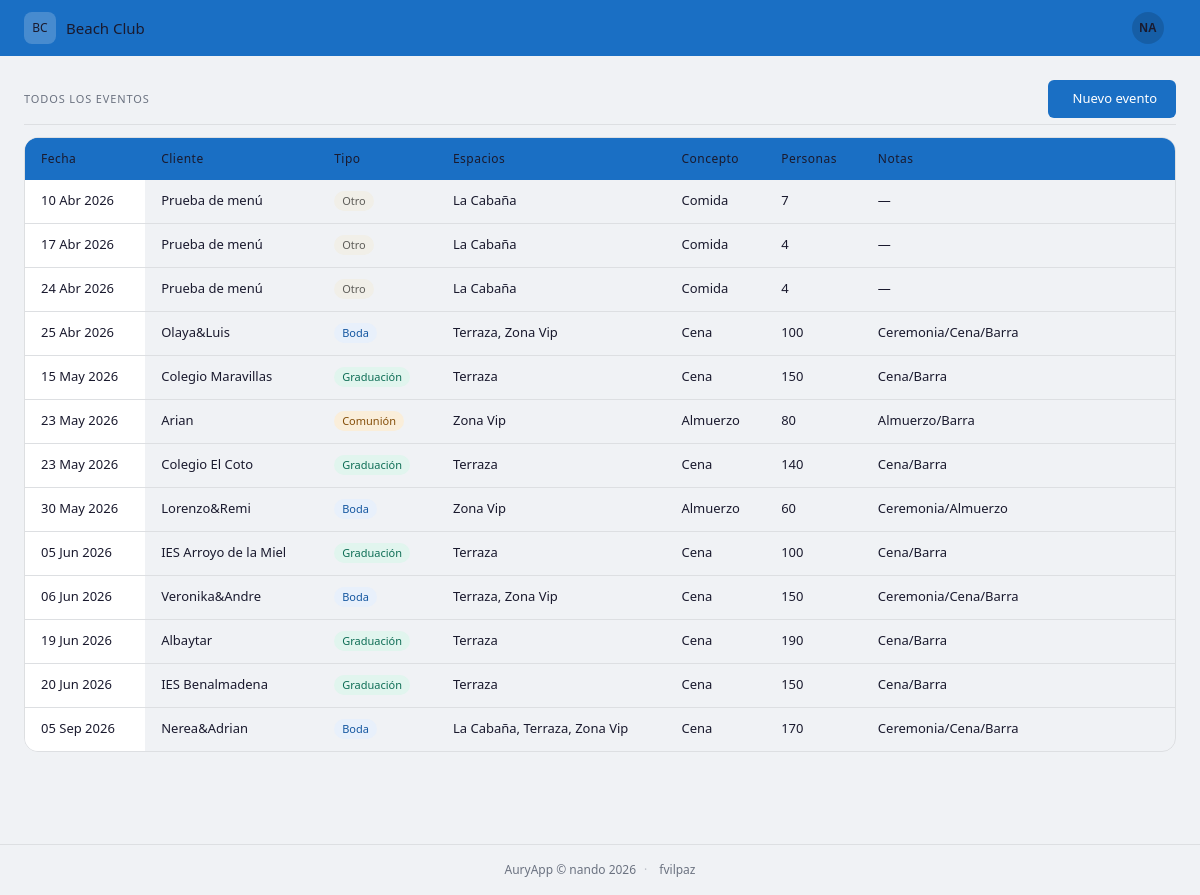
The page /eventos/ (signed in) on the database its author committed.
### core/models.py (models this page shows, shortened)
class Evento(models.Model):
    TIPO_CHOICES = [
        ('boda', 'Boda'),
        ('graduacion', 'Graduación'),
        ('comunion', 'Comunión'),
        ('gala', 'Gala'),
        ('preboda', 'Preboda'),
        ('otro', 'Otro'),
    ]
    CONCEPTO_CHOICES = [
        ('cena', 'Cena'),
        ('comida', 'Comida'),
        ('almuerzo', 'Almuerzo'),
        ('barbacoa', 'Barbacoa'),
        ('cocktail', 'Cocktail'),
        ('barra', 'Barra'),
        ('ceremonia', 'Ceremonia'),
        ('otro', 'Otro'),
    ]
    cliente = models.CharField(max_length=200)
    tipo = models.CharField(max_length=20, choices=TIPO_CHOICES)
    fecha = models.DateField()
    espacios = models.ManyToManyField(Espacio, related_name='eventos')
    concepto = models.CharField(max_length=20, choices=CONCEPTO_CHOICES)
    personas = models.PositiveIntegerField()
    notas = models.TextField(blank=True)
    plano_json = models.TextField(blank=True, default='')
    created_at = models.DateTimeField(auto_now_add=True)
    class Meta:
        verbose_name = 'Evento'
        verbose_name_plural = 'Eventos'
        ordering = ['fecha']

class Espacio(models.Model):
    nombre = models.CharField(max_length=100)
    descripcion = models.TextField(blank=True)
    activo = models.BooleanField(default=True)
    class Meta:
        verbose_name = 'Espacio'
        verbose_name_plural = 'Espacios'
        ordering = ['nombre']

### core/views.py (the view)
# urls.py: path('eventos/', views.lista_eventos, name='lista_eventos'),
def lista_eventos(request):
    eventos = Evento.objects.all().order_by('fecha')
    context = {
        'eventos': eventos,
    }
    return render(request, 'core/eventos.html', context)

### core/templates/core/eventos.html (shortened to what this page needs)
{% extends 'core/base.html' %}
{% load static %}
{% block content %}
<div class="bc-section">
  <div class="bc-section-header">
    <span class="bc-section-header-title">Todos los eventos</span>
    <a href="{% url 'nuevo_evento' %}" class="bc-btn bc-btn-primary">
       Nuevo evento
    </a>
  </div>
  <div class="bc-table-wrapper">
    <table class="bc-table">
      <thead>
        <tr>
          <th>Fecha</th>
          <th>Cliente</th>
          <th>Tipo</th>
          <th>Espacios</th>
          <th>Concepto</th>
          <th>Personas</th>
          <th>Notas</th>
          <th></th>
        </tr>
      </thead>
      <tbody>
        {% for evento in eventos %}
        <tr class="bc-row-link" data-url="{% url 'detalle_evento' evento.pk %}">
          <td>{{ evento.fecha|date:"d M Y" }}</td>
          <td>{{ evento.cliente|default:"—" }}</td>
          <td>
            {% if evento.tipo == 'boda' %}
              <span class="bc-badge bc-badge-blue">{{ evento.get_tipo_display }}</span>
            {% elif evento.tipo == 'graduacion' %}
              <span class="bc-badge bc-badge-green">{{ evento.get_tipo_display }}</span>
            {% elif evento.tipo == 'comunion' %}
              <span class="bc-badge bc-badge-amber">{{ evento.get_tipo_display }}</span>
            {% elif evento.tipo == 'gala' %}
              <span class="bc-badge bc-badge-red">{{ evento.get_tipo_display }}</span>
            {% else %}
              <span class="bc-badge bc-badge-gray">{{ evento.get_tipo_display }}</span>
            {% endif %}
          </td>
          <td>{% for e in evento.espacios.all %}{{ e.nombre }}{% if not forloop.last %}, {% endif %}{% endfor %}</td>
          <td>{{ evento.get_concepto_display }}</td>
          <td>{{ evento.personas }}</td>
          <td>{{ evento.notas|default:"—" }}</td>
          <td onclick="event.stopPropagation()">
            <a href="{% url 'detalle_evento' evento.pk %}" class="bc-btn bc-btn-sm" title="Ver ficha"></a>
            <a href="{% url 'editar_evento' evento.pk %}" class="bc-btn bc-btn-sm" title="Editar"></a>
          </td>
        </tr>
        {% empty %}
        <tr><td colspan="7">No hay eventos</td></tr>
        {% endfor %}
      </tbody>
    </table>
  </div>
</div>
{% endblock %}

### core/templates/core/base.html (shortened to what this page needs)
{% load static %}
<!DOCTYPE html>
<html lang="es">
<head>
  <link rel="stylesheet" href="https://cdn.jsdelivr.net/npm/@tabler/icons-webfont@2.47.0/tabler-icons.min.css">
  <link rel="stylesheet" href="{% static 'css/main.css' %}">
</head>
<body>
  <nav class="bc-navbar">
    <a href="/" class="bc-navbar-brand">
      <div class="bc-navbar-avatar">BC</div>
      Beach Club
    </a>
    <div class="bc-user-menu" id="bc-user-menu">
      <button class="bc-user-menu-btn" id="bc-user-menu-btn" type="button">
        <div class="bc-navbar-user">
          {% if request.user.first_name %}{{ request.user.first_name|slice:":1"|upper }}{{ request.user.last_name|slice:":1"|upper }}{% else %}{{ request.user.username|slice:":2"|upper }}{% endif %}
        </div>
      </button>
    </div>
  </nav>
  <main class="bc-page">
    {% block content %}{% endblock %}
  </main>
  <footer class="bc-footer">
    <span>AuryApp &copy; {{ request.user.username|default:"" }} 2026</span>
    <span class="bc-footer-sep">·</span>
    <a href="https://github.com/fvilpaz" target="_blank" rel="noopener" class="bc-footer-link">
       fvilpaz
    </a>
  </footer>
</body>
</html>

### core/static/css/main.css (style rules this page uses)
:root { --color-primary: #1a6fc4; --color-primary-dk: #1557a0; --color-accent: #e8a020; --color-success: #1d9e75; --color-danger: #c0392b; --color-warning: #e8a020; --color-bg: #f0f2f5; --color-surface: #ffffff; --color-border: rgba(0, 0, 0, 0.08); --color-text: #1a1a2e; --color-muted: #6b7280; --radius-sm: 6px; --radius-md: 10px; --radius-lg: 14px; --navbar-h: 56px; --canvas-height: 620px; --page-padding: 24px; }
*, *::before, *::after { box-sizing: border-box; margin: 0; padding: 0; }
body { font-family: system-ui, -apple-system, sans-serif; font-size: 14px; background: var(--color-bg); color: var(--color-text); line-height: 1.5; }
.bc-navbar { background: var(--color-primary); height: var(--navbar-h); display: flex; align-items: center; padding: 0 24px; gap: 8px; position: sticky; top: 0; z-index: 100; }
.bc-navbar-brand { color: var(--color-primary-text); font-size: 15px; font-weight: 500; display: flex; align-items: center; gap: 10px; text-decoration: none; }
.bc-navbar-avatar { width: 32px; height: 32px; border-radius: 8px; background: rgba(255, 255, 255, 0.2); display: flex; align-items: center; justify-content: center; font-size: 12px; font-weight: 500; color: var(--color-primary-text); flex-shrink: 0; }
.bc-navbar-user { width: 32px; height: 32px; border-radius: 50%; background: rgba(0, 0, 0, 0.15); display: flex; align-items: center; justify-content: center; font-size: 12px; font-weight: 600; color: var(--color-primary-text); flex-shrink: 0; }
.bc-user-menu { position: relative; margin-left: auto; }
.bc-user-menu-btn { display: flex; align-items: center; gap: 6px; background: transparent; border: none; cursor: pointer; padding: 4px 6px; border-radius: var(--radius-sm); transition: background 0.15s; color: var(--color-primary-text); }
.bc-page { padding: 24px; max-width: 1400px; margin: 0 auto; }
.bc-section { margin-bottom: 28px; }
.bc-table-wrapper { border: 0.5px solid var(--color-border); border-radius: var(--radius-lg); overflow: hidden; overflow-x: auto; -webkit-overflow-scrolling: touch; }
.bc-table { width: 100%; border-collapse: collapse; font-size: 13px; min-width: 500px; white-space: nowrap; }
.bc-table thead { background: var(--color-primary); }
.bc-table thead th { text-align: left; font-size: 12px; font-weight: 500; color: var(--color-primary-text); padding: 12px 16px; white-space: nowrap; letter-spacing: 0.04em; }
.bc-table tbody tr { border-bottom: 0.5px solid var(--color-border); transition: background 0.1s; }
.bc-table tbody tr:last-child { border-bottom: none; }
.bc-table tbody td { padding: 10px 16px; color: var(--color-text); white-space: nowrap; vertical-align: middle; }
.bc-table tbody td:first-child { position: sticky; left: 0; background: var(--color-surface); z-index: 1; }
.bc-table thead th:first-child { position: sticky; left: 0; background: var(--color-primary); z-index: 2; }
.bc-badge { display: inline-block; font-size: 11px; font-weight: 500; padding: 2px 8px; border-radius: 20px; }
.bc-badge-blue { background: #e8f0fb; color: #1557a0; }
.bc-badge-green { background: #e1f5ee; color: #0f6e56; }
.bc-badge-amber { background: #faeeda; color: #854f0b; }
.bc-badge-gray { background: #f1efe8; color: #5f5e5a; }
.bc-btn { font-size: 13px; font-weight: 500; padding: 8px 18px; border-radius: var(--radius-sm); border: 0.5px solid transparent; cursor: pointer; transition: opacity 0.15s; text-decoration: none; display: inline-flex; align-items: center; gap: 6px; }
.bc-btn-primary { background: var(--color-primary); color: #fff; }
.bc-section-header { display: flex; align-items: center; justify-content: space-between; margin-bottom: 12px; padding-bottom: 6px; border-bottom: 0.5px solid var(--color-border); }
.bc-section-header-title { font-size: 11px; font-weight: 500; letter-spacing: 0.08em; color: var(--color-muted); text-transform: uppercase; }
.bc-footer { display: flex; align-items: center; justify-content: center; gap: 8px; padding: 16px var(--page-padding); font-size: 12px; color: var(--color-muted); border-top: 1px solid var(--color-border); margin-top: 40px; }
.bc-footer-sep { opacity: 0.4; }
.bc-footer-link { display: inline-flex; align-items: center; gap: 4px; color: var(--color-muted); text-decoration: none; transition: color 0.15s; }

### rows shown on the page
Evento: fecha "10 Abr 2026", cliente "Prueba de menú", tipo "Otro", concepto "Comida", personas "7", notas "—"
Espacio: nombre "La Cabaña"
Evento: fecha "17 Abr 2026", cliente "Prueba de menú", tipo "Otro", concepto "Comida", personas "4", notas "—"
Evento: fecha "24 Abr 2026", cliente "Prueba de menú", tipo "Otro", concepto "Comida", personas "4", notas "—"
Evento: fecha "25 Abr 2026", cliente "Olaya&Luis", tipo "Boda", concepto "Cena", personas "100", notas "Ceremonia/Cena/Barra"
Espacio: nombre "Terraza"
Espacio: nombre "Zona Vip"
Evento: fecha "15 May 2026", cliente "Colegio Maravillas", tipo "Graduación", concepto "Cena", personas "150", notas "Cena/Barra"
Evento: fecha "23 May 2026", cliente "Arian", tipo "Comunión", concepto "Almuerzo", personas "80", notas "Almuerzo/Barra"
Evento: fecha "23 May 2026", cliente "Colegio El Coto", tipo "Graduación", concepto "Cena", personas "140", notas "Cena/Barra"
Evento: fecha "30 May 2026", cliente "Lorenzo&Remi", tipo "Boda", concepto "Almuerzo", personas "60", notas "Ceremonia/Almuerzo"
Evento: fecha "05 Jun 2026", cliente "IES Arroyo de la Miel", tipo "Graduación", concepto "Cena", personas "100", notas "Cena/Barra"
Evento: fecha "06 Jun 2026", cliente "Veronika&Andre", tipo "Boda", concepto "Cena", personas "150", notas "Ceremonia/Cena/Barra"
Evento: fecha "19 Jun 2026", cliente "Albaytar", tipo "Graduación", concepto "Cena", personas "190", notas "Cena/Barra"
Evento: fecha "20 Jun 2026", cliente "IES Benalmadena", tipo "Graduación", concepto "Cena", personas "150", notas "Cena/Barra"
Evento: fecha "05 Sep 2026", cliente "Nerea&Adrian", tipo "Boda", concepto "Cena", personas "170", notas "Ceremonia/Cena/Barra"

### other values the page prints
{{ request.user.username|slice:":2"|upper }} "NA"
{{ request.user.username|default:"" }} "nando"
